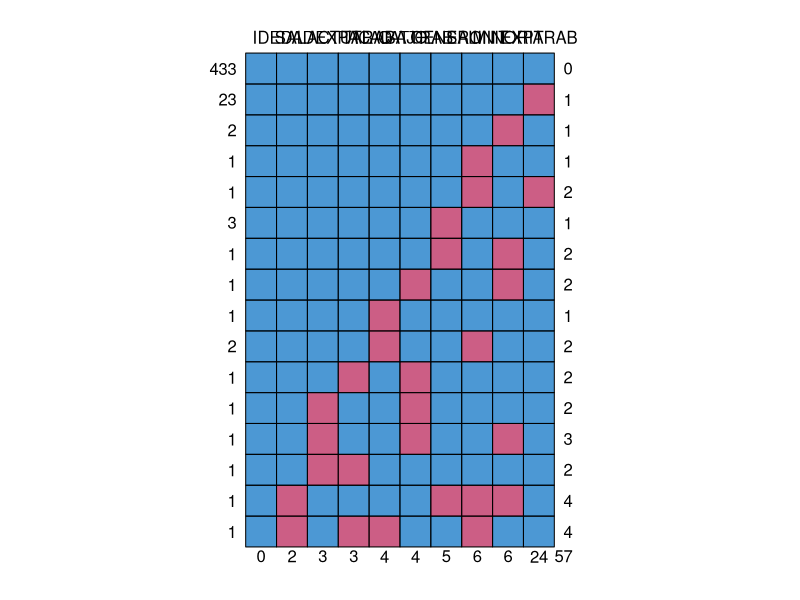
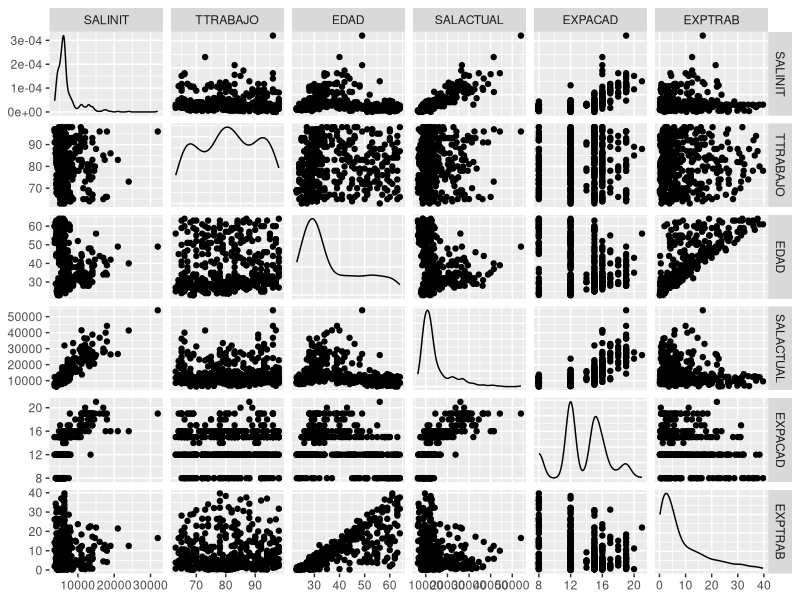
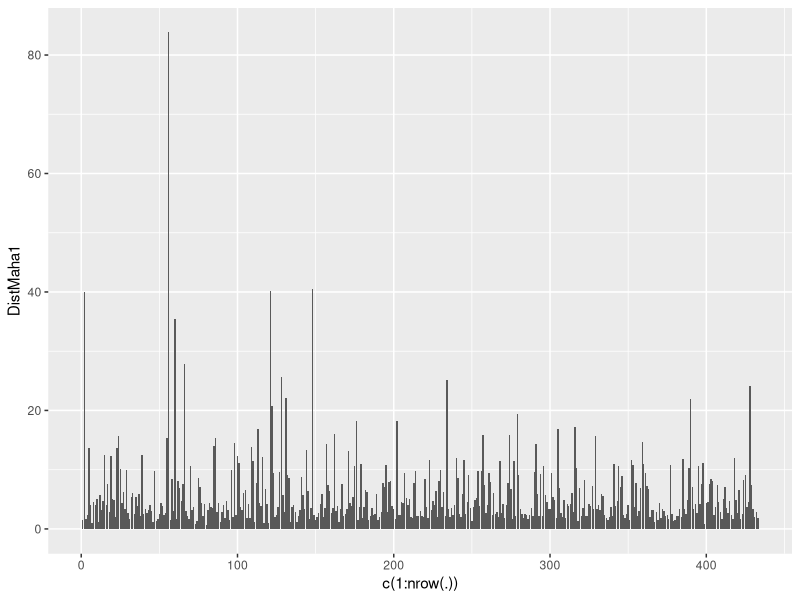
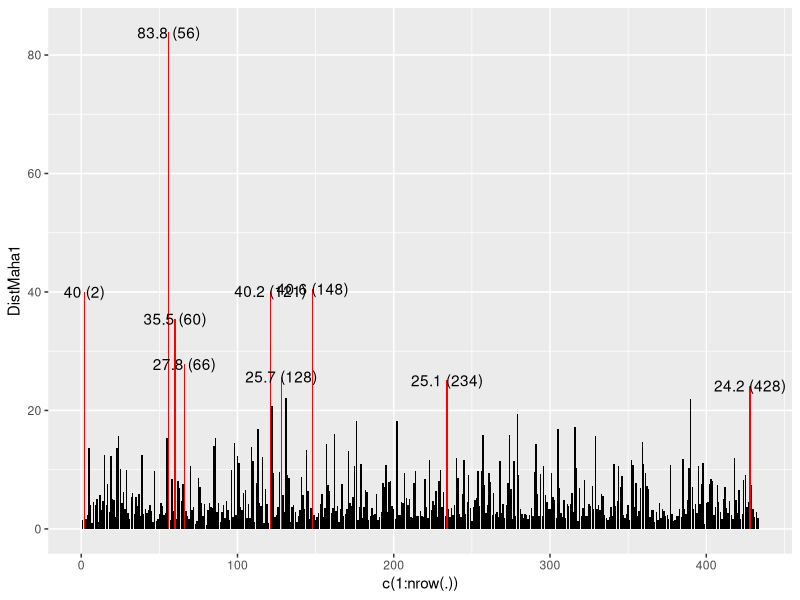
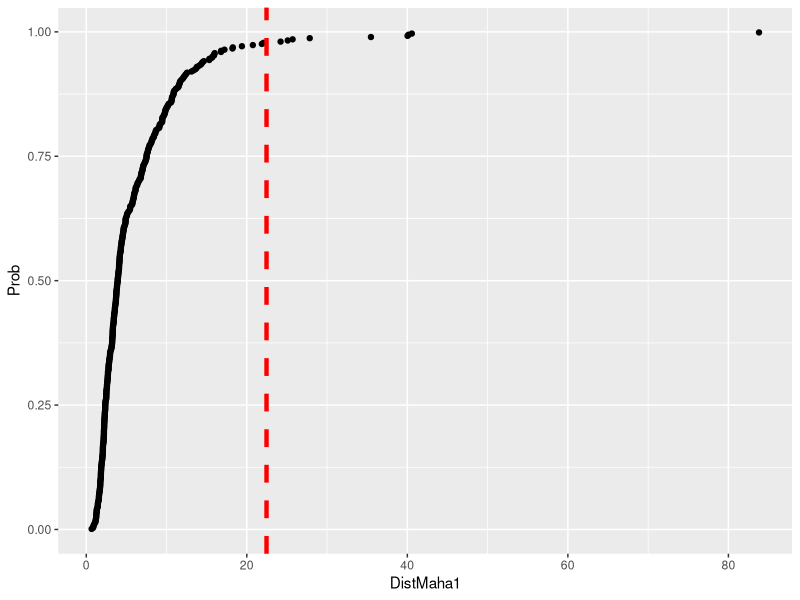
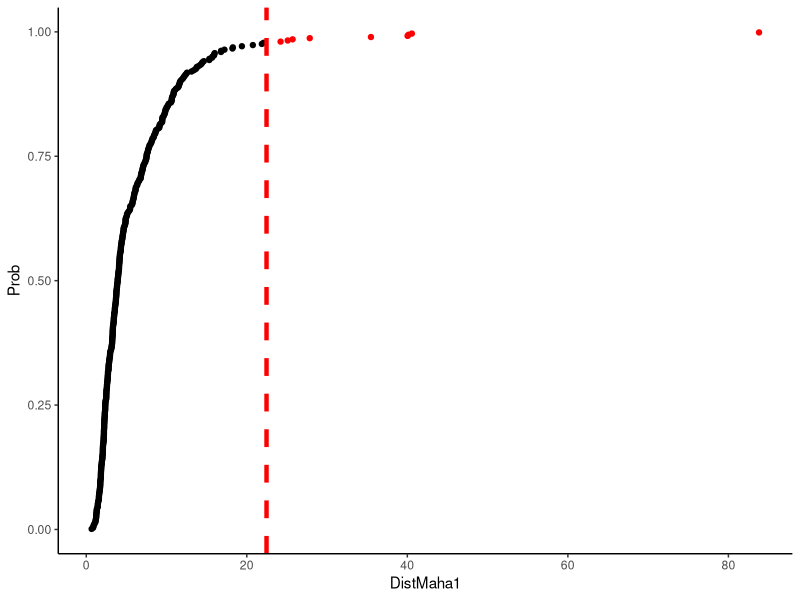
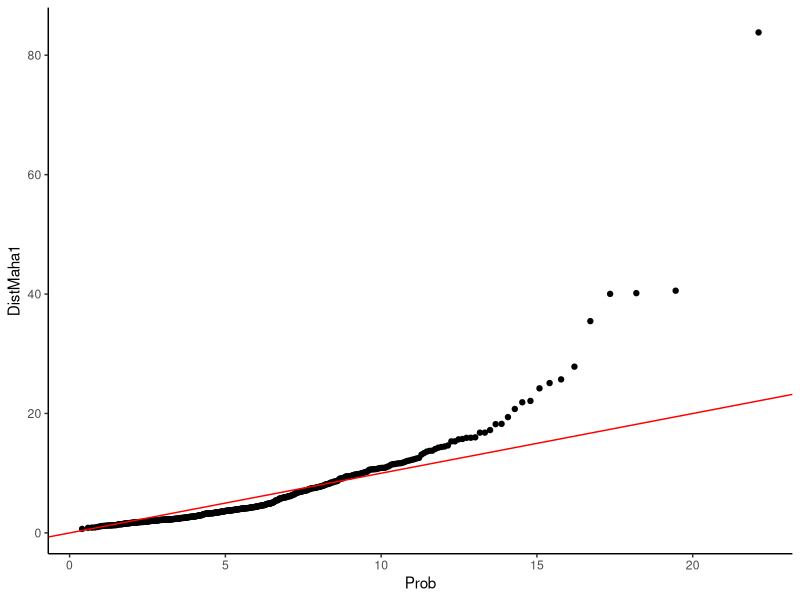
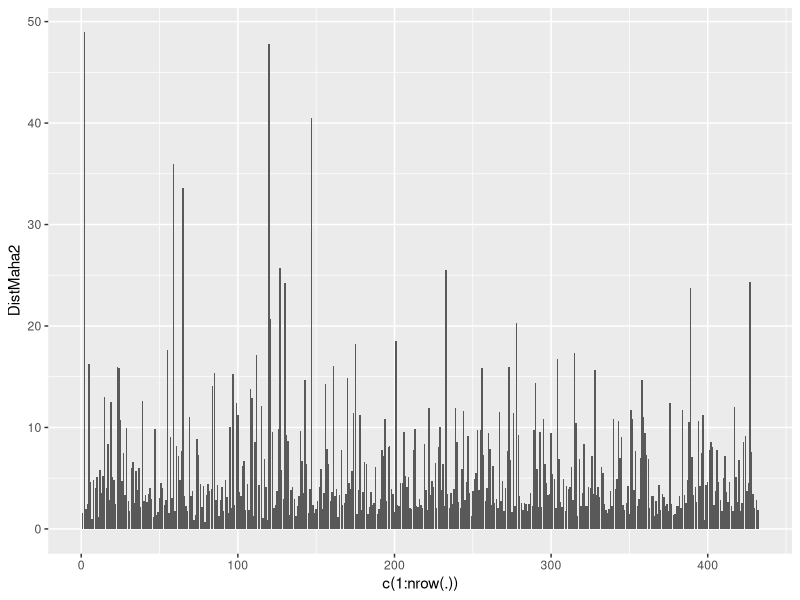

Here is the R script that generated these plots, in order:
## ---- chunk 1
options(width = 999)
knitr::opts_chunk$set(echo = TRUE, message = FALSE, warning = FALSE
                      , fig.width = 6
                      , out.width = "400px"
                      #, out.width = "100%"
                      , class.source = "watch-out")
## ---- chunk 2
dfe <- read.delim("DatosEmpresa.dat")
head(dfe)
## ---- chunk 3
library(dplyr)

dfe <- dfe %>% 
  #Codificar los valores
  mutate(
    GENERO = case_when(
      GENERO == 0 ~ "Hombre",
      GENERO == 1 ~ "Mujer",
      TRUE ~ NA
    ),
    MINORIA = case_when(
      MINORIA == 0 ~ "Blanco",
      MINORIA == 1 ~ "No blanco",
      TRUE ~ NA
    ),
    CATTRAB = case_when(
      CATTRAB == 0 ~ NA,
      CATTRAB == 1 ~ "Oficinista",
      CATTRAB == 2 ~ "Asistente",
      CATTRAB == 3 ~ "Seguridad",
      CATTRAB == 4 ~ "Académico",
      CATTRAB == 5 ~ "Empleado",
      CATTRAB == 6 ~ "Ejecutivo",
      TRUE ~ "Técnico"
    )
  ) %>%
  # Convirtiendo en factores
  mutate(
    GENERO = factor(GENERO, levels = c("Hombre", "Mujer", NA)),
    MINORIA = factor(MINORIA, levels = c("Blanco", "No blanco", NA)),
    CATTRAB = factor(CATTRAB, levels = c(NA, "Oficinista", "Asistente", "Seguridad", "Académico", "Empleado", "Ejecutivo", "Técnico"))
  ) %>% 
  # Reemplazar por NA
  mutate(
    SALINIT = ifelse(SALINIT == 0, NA, SALINIT),
    TTRABAJO = ifelse(TTRABAJO == 0, NA, TTRABAJO),
    EDAD = ifelse(EDAD == 0, NA, EDAD),
    SALACTUAL = ifelse(SALACTUAL == 0, NA, SALACTUAL),
    EXPACAD = ifelse(EXPACAD == 0, NA, EXPACAD),
    EXPTRAB = ifelse(EXPTRAB == 0, NA, EXPTRAB)
  )
head(dfe)
## ---- chunk 4
library(mice)
md.pattern(dfe)
## ---- chunk 5
dfe %>% 
  rowwise() %>% 
  mutate(TotalNa = ifelse(sum(is.na(across(everything()))) == 0, "No", "Al menos un NA")) %>% 
  ungroup() %>% 
  group_by(TotalNa) %>% 
  summarise(Total1 = n())
## ---- chunk 6
dfe %>% 
  summarise(across(everything(), ~sum(is.na(.))))
## ---- chunk 7
dfe <- dfe %>% 
  na.omit()
## ---- chunk 8
dfe %>% 
  summarise(across(everything(), ~sum(is.na(.))))
## ---- chunk 9
df <- dfe %>% 
  dplyr::select(c(2,4,5,6,7,8))

head(df)
## ---- chunk 10
library(GGally)

df %>% 
  ggpairs(
    data = .,
    columns = everything(.),
    upper = list(continuous = "points")
  )

## ---- chunk 11
dfDist1 <- df %>% 
  mutate(DistMaha1 = mahalanobis(., center = colMeans(.), cov = cov(.)))

## ---- chunk 12
dfDist1 %>% 
  ggplot(
    data = .,
    mapping = aes(x = c(1:nrow(.)), y = DistMaha1)
  ) +
  geom_bar(stat = "identity")
  
## ---- chunk 13
NivelSig <- 0.001
p <- 1 - NivelSig
k <- qchisq(p, df = ncol(df))
k
## ---- chunk 14
dfDist1 %>% 
  mutate(
    CriDistMaha1 = case_when(
      DistMaha1 > k ~ "Outlier",
      TRUE ~ "No"
    )
  ) %>% 
  filter(
    CriDistMaha1 == "Outlier" 
  )
## ---- chunk 15
dfDist1 %>% 
  ggplot(
    data = ., 
    mapping = aes(x = c(1:nrow(.)), y = DistMaha1)
  ) +
  geom_bar(
    stat = "identity",
    fill = ifelse(dfDist1$DistMaha1 > k, "red", "black")
  ) +
  geom_text(
    mapping = aes(
      label = ifelse(dfDist1$DistMaha1 > k, paste0(round(dfDist1$DistMaha1, 1), " (", row_number(sort(dfDist1$DistMaha1)), ")"), "")
    )
  )
## ---- chunk 16
dfDist1 %>% 
  dplyr::select(DistMaha1) %>% 
  arrange(DistMaha1) %>% 
  mutate(Prob = ppoints(1:nrow(.))) %>% 
  ggplot(
    data = .,
    mapping = aes(
      x = DistMaha1,
      y = Prob
    )
  ) +
  geom_point() +
  geom_vline(xintercept = k, linetype = "dashed", color = "red", size = 1.5)
## ---- chunk 17
dfDist1 %>% 
  dplyr::select(DistMaha1) %>% 
  arrange(DistMaha1) %>% 
  mutate(Prob = ppoints(1:nrow(.))) %>% 
  mutate(Col1 = ifelse(DistMaha1>k, "Outlier", "No")) %>% 
  ggplot(
    data = .,
    mapping = aes(
      x = DistMaha1,
      y = Prob,
      color = Col1
    )
  ) +
  geom_point(show.legend = FALSE) +
  geom_vline(xintercept = k, linetype = "dashed", color = "red", size = 1.5) +
  scale_color_manual(values = c("black", "red")) +
  theme_classic()

## ---- chunk 18
dfDist1 %>% 
  dplyr::select(DistMaha1) %>% 
  arrange(DistMaha1) %>% 
  mutate(Prob = qchisq(ppoints(1:nrow(.)), df = ncol(df))) %>% 
  ggplot(
    data = .,
    mapping = aes(
      x = Prob,
      y = DistMaha1
    )
  ) +
  geom_point() +
  geom_abline(intercept = 0, color = "red") +
  theme_classic()
## ---- chunk 19
dim(dfDist1)

dfDist1Sin <- dfDist1 %>% 
  filter(DistMaha1 != max(DistMaha1))

dim(dfDist1Sin)
## ---- chunk 20
dfDist2 <- dfDist1Sin %>% 
  mutate(DistMaha2 = mahalanobis(dfDist1Sin %>% select(!DistMaha1), colMeans(dfDist1Sin %>% select(!DistMaha1)), cov(dfDist1Sin %>% select(!DistMaha1))))
## ---- chunk 21
dfDist2 %>% 
  ggplot(
    data = .,
    mapping = aes(x = c(1:nrow(.)), y = DistMaha2)
  ) +
  geom_bar(stat = "identity")
## ---- chunk 22
dfDist2 %>% 
  ggplot(
    data = ., 
    mapping = aes(x = c(1:nrow(.)), y = DistMaha2)
  ) +
  geom_bar(
    stat = "identity",
    fill = ifelse(dfDist2$DistMaha2 > k, "red", "black")
  ) +
  geom_text(
    mapping = aes(
      label = ifelse(dfDist2$DistMaha2 > k, paste0(round(dfDist2$DistMaha2, 1), " (", row_number(sort(dfDist2$DistMaha2)), ")"), "")
    )
  )
## ---- chunk 23
dfDist2 %>% 
  dplyr::select(DistMaha2) %>% 
  arrange(DistMaha2) %>% 
  mutate(Prob = ppoints(1:nrow(.))) %>% 
  mutate(Col1 = ifelse(DistMaha2>k, "Outlier", "No")) %>% 
  ggplot(
    data = .,
    mapping = aes(
      x = DistMaha2,
      y = Prob,
      color = Col1
    )
  ) +
  geom_point(show.legend = FALSE) +
  geom_vline(xintercept = k, linetype = "dashed", color = "red", size = 1.5) +
  scale_color_manual(values = c("black", "red")) +
  theme_classic()
